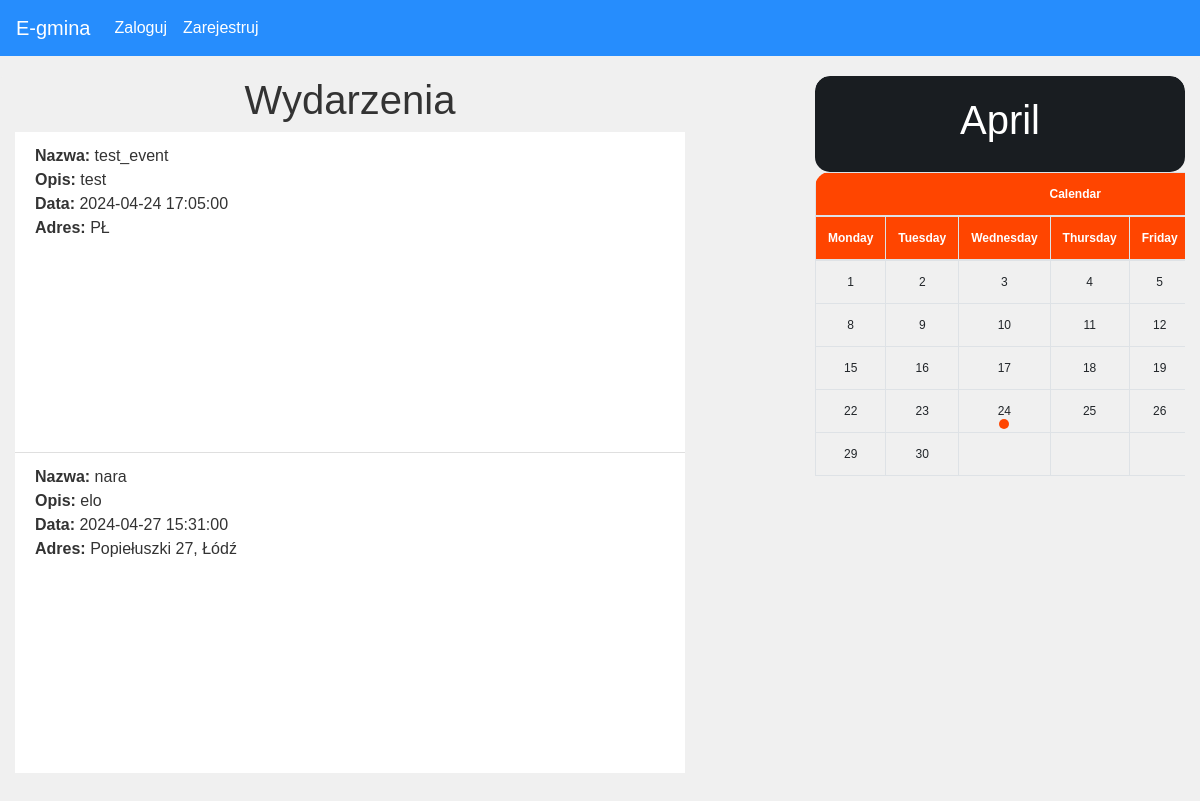
The page / on the database its author committed.
### website/models.py (models this page shows)
class Event(db.Model):
    id = db.Column(db.Integer, primary_key=True)
    data = db.Column(db.String(10000))
    date = db.Column(db.DateTime(timezone=True), default=func.now())
    place = db.Column(db.String(150))
    name = db.Column(db.String(150))
    status = db.Column(db.String(50), default='pending')
    user_id = db.Column(db.Integer, db.ForeignKey('user.id'))

### website/views.py (the view)
@views.route('/', methods=['GET', 'POST'])
def home():
    today = datetime.date.today()
    current_month = today.strftime("%B")
    year = today.year
    month = today.month
    month_events = get_month_events(year, month)
    accepted_month_events = [event for event in month_events if event.status == 'accepted']
    weeks = generate_calendar(year, month, accepted_month_events)
    accepted_events = Event.query.filter_by(status='accepted').all()
    markers = MapMarker.query.all()  # Pobieramy wszystkie znaczniki z bazy danych
    return render_template("home.html", calendar=weeks, current_month=current_month, user=current_user,
                           accepted_events=accepted_events, markers=markers)

### website/views.py (called while the page is built)
def get_month_events(year, month):
    start_date = datetime.date(year, month, 1)
    end_date = datetime.date(year, month, calendar.monthrange(year, month)[1])
    month_events = Event.query.filter(Event.date.between(start_date, end_date)).all()
    return month_events

def generate_calendar(year, month, month_events):
    cal = calendar.monthcalendar(year, month)
    weeks = []
    for week in cal:
        current_week = []
        for day in week:
            events_for_day = [event for event in month_events if event.date.day == day]
            current_week.append((day, events_for_day))
        weeks.append(current_week)
    return weeks

### website/templates/home.html (shortened to what this page needs)
{% extends "base.html" %}
{% block content %}
<div class="row">
  <div class="col-md-7" style="margin-right: 100px;">
    <h1 align="center">Wydarzenia</h1>
    <ul class="list-group list-group-flush" id="Events">
      {% for event in accepted_events %}
        <li class="list-group-item">
          <strong>Nazwa:</strong> {{ event.name }}<br>
          <strong>Opis:</strong> {{ event.data }}<br>
          <strong>Data:</strong> {{ event.date }}<br>
          <strong>Adres:</strong> {{ event.place }}<br>
          <div id="map-{{ event.id }}" style="height: 200px"></div>
        </li>
      {% endfor %}
    </ul>
  </div>
  <div class="col-md-4">
    {% include 'calendar_home.html' %}
    {% include 'maps_home.html' %}
  </div>
</div>
{% endblock %}

### website/templates/maps_home.html (style rules this page uses)
body { font-family: Arial, sans-serif; margin: 0; padding: 0; }

### rows shown on the page
Event: name "test_event", data "test", date "2024-04-24 17:05:00", place "PŁ"
Event: name "nara", data "elo", date "2024-04-27 15:31:00", place "Popiełuszki 27, Łódź", {{ event.id }} 2 (drawn)

### other values the page prints
{{ day }} "1" "2" "3" "4" "5" "8" "9" "10" "11" "12" "15" "16" "17" "18" "19" "22" "23" "24" "25" "26" "29" "30"
